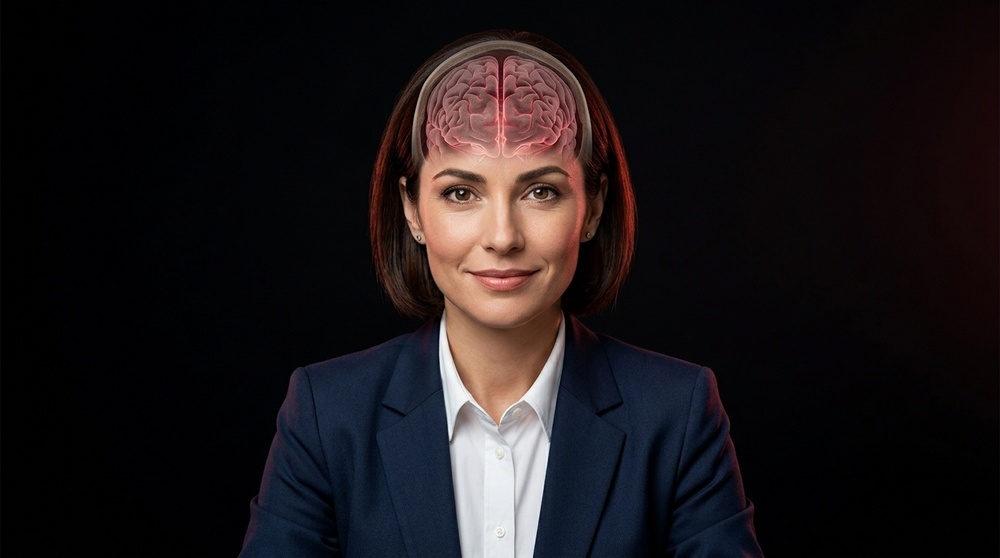
#> input picture assets/mockup/front_head_brain_scan.jpg, 1000 x 558 px, shrunk from 1376 x 768 before the run, found by its file name
$ python generate_front_head_loop.py
#> lines starting #> are read from the running program, lines starting #| are printed output that depends on the picture
#!/usr/bin/env python3
"""
Generate Front-Facing Human Head + Brain Scan Seamless Loop Video
- Front-facing human face with direct eye contact (eyes look directly at viewer)
- Both eyes visible, natural human gaze
- Transparent upper cranium with anatomically positioned internal brain
- 100% mathematically seamless loop over T = 8.0 seconds (240 frames @ 30fps)
- Frame 239 -> Frame 0 has ZERO snap, ZERO tilt, ZERO bend, ZERO displacement
- Rigid 3D human head stability
- Continuous internal synaptic illumination
"""
import math
import os
import subprocess
import numpy as np
from PIL import Image, ImageDraw, ImageFilter

def generate_seamless_front_video():
    src_img_path = "assets/mockup/front_head_brain_scan.jpg"
    out_video_path = "assets/mockup/head_brain_scan_mockup.mp4"
    out_freeze_path = "assets/mockup/head_brain_scan_freeze_frame.png"

    if not os.path.exists(src_img_path):
        raise FileNotFoundError(f"Source image not found: {src_img_path}")

    base_img = Image.open(src_img_path).convert("RGBA")
    width, height = base_img.size
#> width = 1000; height = 558
    print(f"[Generator] Loaded base front-facing image: {width}x{height}")
#| [Generator] Loaded base front-facing image: 1000x558

    # Brain coordinates (normalized to pixels)
    # Center of brain: x = 0.505 * width, y = 0.250 * height
    # Eyes center: x = 0.500 * width, y = 0.475 * height
    brain_cx = int(0.505 * width)
#> brain_cx = 505
    brain_cy = int(0.250 * height)
#> brain_cy = 139
    eye_cx = int(0.500 * width)
#> eye_cx = 500
    eye_cy = int(0.475 * height)
#> eye_cy = 265

    # Brain mask for neural illumination modulation
    brain_mask = Image.new("L", (width, height), 0)
#> brain_mask: PIL image 1000x558 L; every value is 0
    b_draw = ImageDraw.Draw(brain_mask)
    # Elliptical mask covering brain region
    bx0 = int(0.32 * width)
#> bx0 = 320
    bx1 = int(0.68 * width)
#> bx1 = 680
    by0 = int(0.02 * height)
#> by0 = 11
    by1 = int(0.46 * height)
#> by1 = 256
    b_draw.ellipse([bx0, by0, bx1, by1], fill=255)
    brain_mask = brain_mask.filter(ImageFilter.GaussianBlur(radius=24))
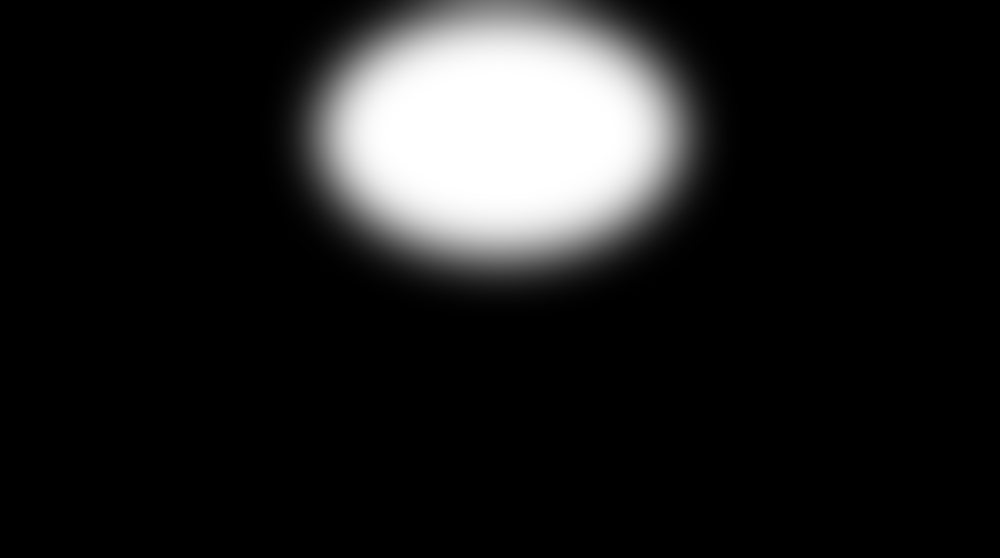
#> brain_mask: PIL image 1000x558 L; min 0, max 255, mean 31.6

    # Base arrays
    base_arr = np.array(base_img, dtype=np.float32)
    mask_arr = np.array(brain_mask, dtype=np.float32) / 255.0

    fps = 30
    duration = 8.0  # 8.0 seconds seamless cycle
    total_frames = int(fps * duration)
    print(f"[Generator] Generating {total_frames} frames ({duration}s @ {fps}fps)...")

    ffmpeg_cmd = [
        "ffmpeg",
        "-y",
        "-f", "rawvideo",
        "-vcodec", "rawvideo",
        "-s", f"{width}x{height}",
        "-pix_fmt", "rgba",
        "-r", str(fps),
        "-i", "-",
        "-c:v", "libx264",
        "-pix_fmt", "yuv420p",
        "-preset", "medium",
        "-crf", "18",
        out_video_path
    ]

#> (the run stopped early here; a loop or call above may not have finished)
